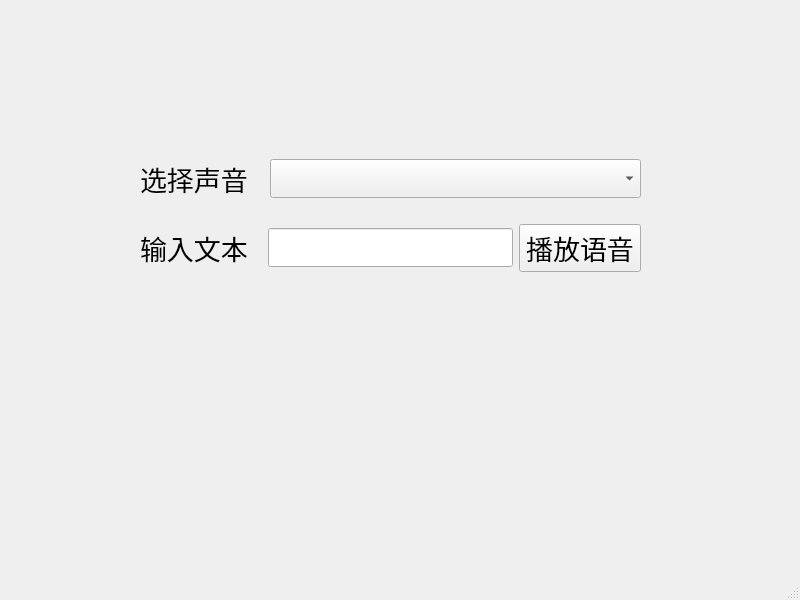
<?xml version="1.0" encoding="UTF-8"?>
<ui version="4.0">
 <class>MainWindow</class>
 <widget class="QMainWindow" name="MainWindow">
  <property name="geometry">
   <rect>
    <x>0</x>
    <y>0</y>
    <width>800</width>
    <height>600</height>
   </rect>
  </property>
  <property name="windowTitle">
   <string>QtTextToSpeech示例</string>
  </property>
  <widget class="QWidget" name="centralwidget">
   <widget class="QWidget" name="">
    <property name="geometry">
     <rect>
      <x>140</x>
      <y>140</y>
      <width>501</width>
      <height>151</height>
     </rect>
    </property>
    <layout class="QVBoxLayout" name="verticalLayout">
     <item>
      <layout class="QHBoxLayout" name="horizontalLayout" stretch="1,3">
       <property name="rightMargin">
        <number>0</number>
       </property>
       <item>
        <widget class="QLabel" name="label_voice">
         <property name="font">
          <font>
           <pointsize>20</pointsize>
          </font>
         </property>
         <property name="text">
          <string>选择声音</string>
         </property>
        </widget>
       </item>
       <item>
        <widget class="QComboBox" name="comboBox">
         <property name="font">
          <font>
           <pointsize>20</pointsize>
          </font>
         </property>
        </widget>
       </item>
      </layout>
     </item>
     <item>
      <layout class="QHBoxLayout" name="horizontalLayout_2" stretch="1,2,1">
       <item>
        <widget class="QLabel" name="label">
         <property name="font">
          <font>
           <pointsize>20</pointsize>
          </font>
         </property>
         <property name="text">
          <string>输入文本</string>
         </property>
        </widget>
       </item>
       <item>
        <widget class="QLineEdit" name="lineEdit">
         <property name="font">
          <font>
           <pointsize>20</pointsize>
          </font>
         </property>
        </widget>
       </item>
       <item>
        <widget class="QPushButton" name="pushButton">
         <property name="font">
          <font>
           <pointsize>20</pointsize>
          </font>
         </property>
         <property name="text">
          <string>播放语音</string>
         </property>
        </widget>
       </item>
      </layout>
     </item>
    </layout>
   </widget>
  </widget>
  <widget class="QMenuBar" name="menubar">
   <property name="geometry">
    <rect>
     <x>0</x>
     <y>0</y>
     <width>800</width>
     <height>23</height>
    </rect>
   </property>
  </widget>
  <widget class="QStatusBar" name="statusbar"/>
 </widget>
 <resources/>
 <connections/>
</ui>
